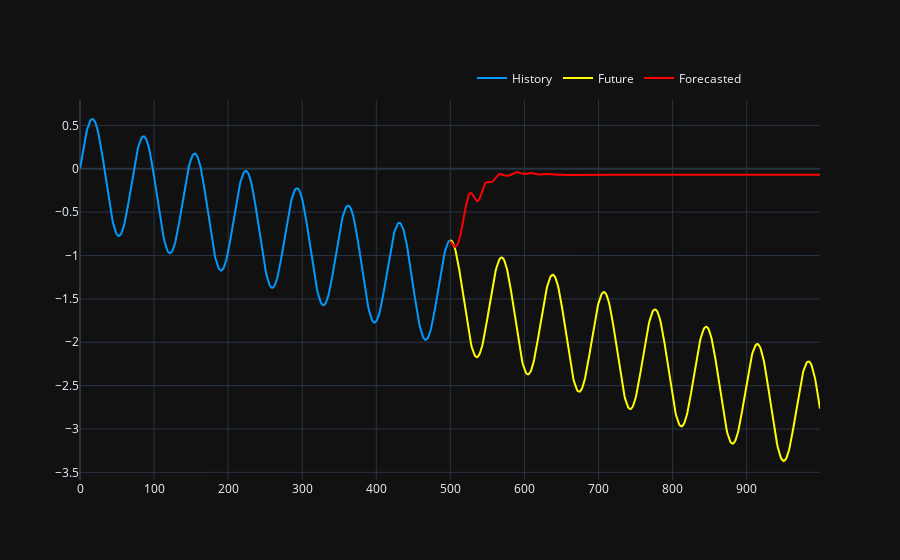

Write notebook code for a chart like this one.
### Markdown cell above
Test

### Code cell
N_SERIES = 1

# np.random.seed(1)

scaler = MinMaxScaler((-1,1))
for i in range(N_SERIES):
    serie = generate_time_series(1000, seasonal_strength=np.random.randn(), trend_strength=np.random.randn(),
                                noise_strength=0.00, scale_fac=np.random.randn())   

    history, future = serie[:500], serie[500:]
    x = torch.tensor(scaler.fit_transform(history.reshape(-1, 1)).reshape(-1), dtype=torch.float32).to('cuda').view(1, -1, 1)
        
    y = model.predict(x, len(future)).cpu().numpy()
    y = scaler.inverse_transform(y.reshape(-1,1)).reshape(-1)
    plot_predictions(history, future, y)

### Figure 1 — Plotly figure (JSON) as saved in the notebook; plotly's stock layout.template omitted (floating-point values rounded to 4 significant figures; data arrays with more than 128 entries replaced by an {"elided": "..."} marker saying what was removed)
{"data": [{"hovertemplate": "$%{y:.2f}", "line": {"color": "#0099ff"}, "mode": "lines", "name": "History", "type": "scatter", "x": {"elided": "500 int values"}, "y": {"elided": "500 float values"}}, {"hovertemplate": "$%{y:.2f}", "line": {"color": "yellow"}, "mode": "lines", "name": "Future", "type": "scatter", "x": {"elided": "500 int values"}, "y": {"elided": "500 float values"}}, {"hovertemplate": "$%{y:.2f}", "line": {"color": "red"}, "mode": "lines", "name": "Forecasted", "type": "scatter", "x": {"elided": "500 int values"}, "y": {"elided": "500 float values"}}], "layout": {"hovermode": "x unified", "legend": {"orientation": "h", "x": 0.9, "xanchor": "right", "y": 1.02, "yanchor": "bottom"}, "xaxis": {"rangeselector": {"font": {"color": "black"}}}, "yaxis": {"fixedrange": true}}}
